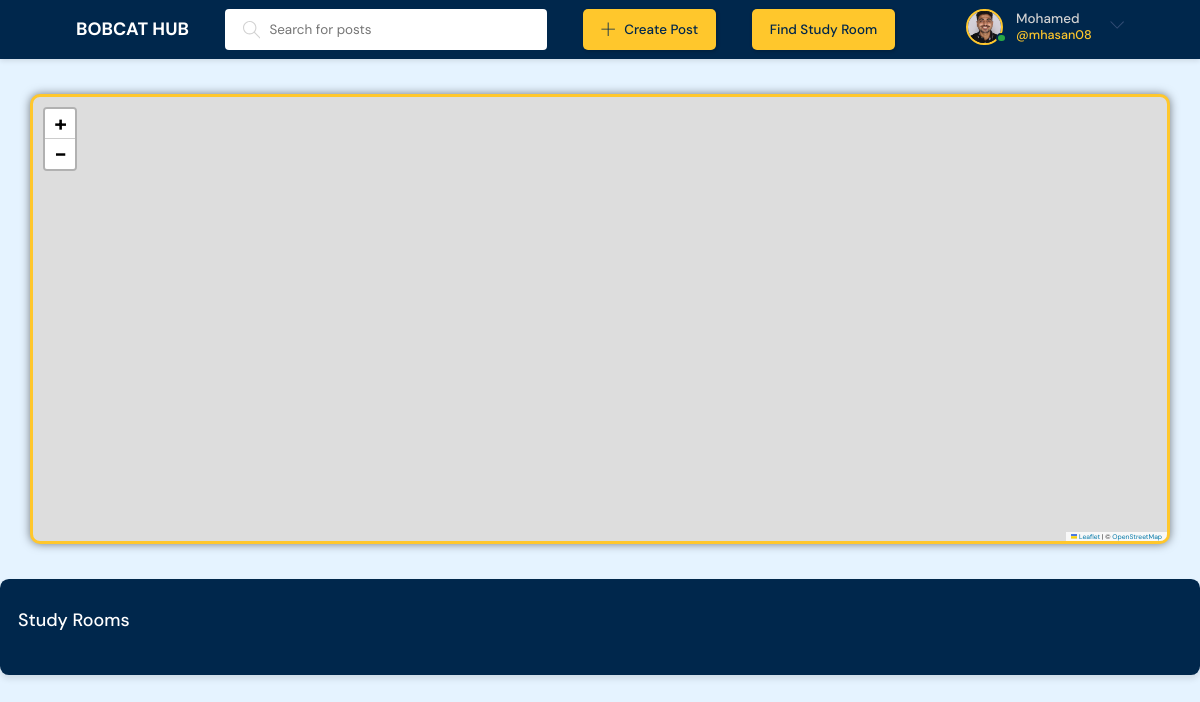
/study-room/ (signed in), run on the app's committed database.
### base/models.py (models this page shows)
class User(AbstractUser):
    name = models.CharField(max_length=200, null=True)
    email = models.EmailField(unique=True, null=True)
    bio = models.TextField(null=True)
    avatar = models.ImageField(null=True, default="avatar.svg")
    USERNAME_FIELD = 'email'
    REQUIRED_FIELDS = []
    objects = UserManager()  # Attach custom UserManager here

### base/views.py (the view)
# urls.py: path('study-room/', views.StudyRoom, name="study-room"),
@login_required(login_url='login')
def StudyRoom(request):
    return render(request, 'base/study_room.html')

### base/templates/base/study_room.html (shortened to what this page needs)
{% extends 'main.html' %} {% block content %}
<div class="map-container">
  <div id="map"></div>
</div>
<div class="study-rooms">
  <div class="studyRoom__content">
    <div class="text-container">
      <a href="https://uc-merced.emscloudservice.com/web/" id="studyRoomLink">Study Rooms</a>
    </div>
  </div>
</div>
{% endblock content %}

### templates/navbar.html (shortened to what this page needs)
{% load static %}
<header class="header header--loggedIn">
  <div class="container">
    <div class="header_top_elements">
      <a href="{% url 'home' %}" class="header__logo">
        <h1>BOBCAT HUB</h1>
      </a>
      <form class="header__search" method="GET" action="{% url 'home' %}">
        <label>
          <input name="q" placeholder="Search for posts"/>
        </label>
      </form>
      <a class="btn btn--main" href="{% url 'create-room' %}">
        <svg version="1.1" xmlns="http://www.w3.org/2000/svg" width="32" height="32" viewBox="0 0 32 32">
          <title>add</title>
          <path d="M16.943 0.943h-1.885v14.115h-14.115v1.885h14.115v14.115h1.885v-14.115h14.115v-1.885h-14.115v-14.115z"></path>
        </svg>
        Create Post
      </a>
      <a class="btn btn--main" href="{% url 'study-room' %}">
        Find Study Room
      </a>
      <nav class="header__menu">
        {% if request.user.is_authenticated %}
        <div class="header__user">
          <a href="{% url 'user-profile' pk=request.user.pk %}">
            <div class="avatar avatar--medium active">
              <img src="{{request.user.avatar.url}}" />
            </div>
            <p>{{request.user.name}} <span>@{{request.user.username}}</span></p>
          </a>
          <button class="dropdown-button">
            <svg version="1.1" xmlns="http://www.w3.org/2000/svg" width="32" height="32" viewBox="0 0 32 32">
              <title>chevron-down</title>
              <path d="M16 21l-13-13h-3l16 16 16-16h-3l-13 13z"></path>
            </svg>
          </button>
        </div>
        {% else %}
        <div class="header__user">
          <a href="{% url 'login' %}" class="btn btn--main btn--pill">Login</a>
          <a href="{% url 'register' %}" class="btn btn--main btn--pill">Sign Up</a>
        </div>
        {% endif %}
      </nav>
    </div>
  </div>
</header>

### static/styles/style.css (style rules this page uses)
:root { --color-main: #ffc72c; --color-main-dark: #00274c; --color-main-light: #ffdd87; --color-dark: #00274c; --color-dark-medium: #1a407f; --color-dark-light: #334d75; --color-light: #ffffff; --color-gray: #d2d2d2; --color-light-gray: #e8e8e8; --color-bg: #e5f3ff; --color-success: #28a745; --color-error: #dc3545; --text-color-dark: #000000; --text-color-light: #ffffff; }
* { font-family: 'DM Sans', -apple-system, BlinkMacSystemFont, 'Segoe UI', Roboto, Oxygen, Ubuntu, Cantarell, 'Open Sans', 'Helvetica Neue', sans-serif; margin: 0; padding: 0; box-sizing: border-box; text-rendering: optimizeLegibility; font-size: inherit; }
html { font-size: 50%; }
@media only screen and (min-width: 1200px) { html { font-size: 56%; } }
body { line-height: 1.6; font-weight: 400; font-size: 1.5rem; color: var(--color-light-gray); background-color: var(--color-bg); min-height: 100vh; }
img { width: 100%; }
a { display: inline-block; color: var(--color-main); text-decoration: none; }
.container { max-width: 90vw; width: 90%; max-height: 100vh; margin: 0 auto; }
.btn { background-color: transparent; border: none; display: inline-flex; align-items: center; gap: 1rem; cursor: pointer; transition: all ease-in-out 0.3s; padding: 1rem 2rem; border-radius: 5px; box-shadow: 1px 1px 3px 1px rgba(0, 0, 0, 0.15); font-weight: 500; }
.btn--main { background-color: var(--color-main); color: var(--color-dark); }
.btn > svg { fill: currentColor; width: 1.6rem; height: 1.6rem; }
.avatar { position: relative; display: inline-block; border-radius: 50%; border: 2px solid var(--color-main); }
.avatar img { display: block; border-radius: 50%; object-fit: cover; object-position: center; }
.avatar::after { content: ''; display: block; position: absolute; background-color: var(--color-gray); z-index: 111; border-radius: 50%; border: 0.3rem solid var(--color-dark); }
.avatar.active::after { background-color: var(--color-success); }
.avatar.avatar--medium img { width: 3.6rem; height: 3.6rem; border-radius: 50%; }
.avatar.avatar--medium:after { width: 0.7rem; height: 0.7rem; bottom: 0px; right: -6px; }
.header { padding: 1rem 2rem; background-color: var(--color-main-dark); color: var(--color-light); box-shadow: 0 2px 5px rgba(0, 0, 0, 0.1); }
.header > .container { display: flex; flex-direction: column; justify-content: space-evenly; align-items: center; gap: 9.5rem; }
.header__logo, .header__user { display: flex; gap: 2rem; align-items: center; }
.header__logo > h1 { font-weight: 700; font-size: 2rem; color: var(--color-light); }
.header__search > label { background-color: var(--color-dark-medium); padding: 1.3rem 1rem; display: flex; align-items: center; gap: 1rem; border-radius: 4px; color: black; }
.header__search svg { fill: var(--color-gray); width: 2rem; height: 2rem; margin-left: 1rem; }
.header__search input { width: 30rem; background: transparent; border: none; outline: none; color: black; }
.header__menu { margin-left: auto; position: relative; }
.header__menu a { display: flex; gap: 1.5rem; align-items: center; font-weight: 500; text-decoration: none; color: var(--color-gray); }
.header__menu img { height: 3.6rem; }
.header__menu p { line-height: 1.2; }
.header__menu span { color: var(--color-main); font-weight: 500; font-size: 1.4rem; display: block; }
.header__menu svg { width: 1.6rem; height: 1.6rem; fill: var(--color-dark-light); }
.dropdown-button { background: transparent; border: 0; outline: 0; cursor: pointer; }
header .container { display: flex; flex-direction: row ; }
.header_top_elements { display: flex; gap: 4rem; width: 100%; justify-content: space-between; }
.header__search label { background-color: white; width: 100%; height: 100%; color: black; }
.map-container { display: grid; place-items: center; height: 65vh; }
#map { height: 450px; width: 95%; border: 3px solid #ffc72c; border-radius: 10px; box-shadow: 0 0 10px rgba(0,0,0,0.5); }
.study-rooms { margin-bottom: 2.4rem; background-color: var(--color-dark); border-radius: 1rem; padding: 2rem; overflow: hidden; box-shadow: 0 4px 6px rgba(0, 0, 0, 0.1); transition: transform 0.3s ease, box-shadow 0.3s ease; }
.studyRoom__content { margin: 1rem 0; }
.studyRoom__content a { font-size: 2rem; font-weight: 500; margin-bottom: 1.5rem; color: var(--color-light); transition: all 0.3s ease-in-out; }
.study-rooms .studyRoom__content { display: flex; align-items: center; gap: 20px; }
.study-rooms .studyRoom__content .text-container { display: flex; flex-direction: column; }

### data on the page
User: user.avatar (picture), user.name "Mohamed", user.username "mhasan08"
